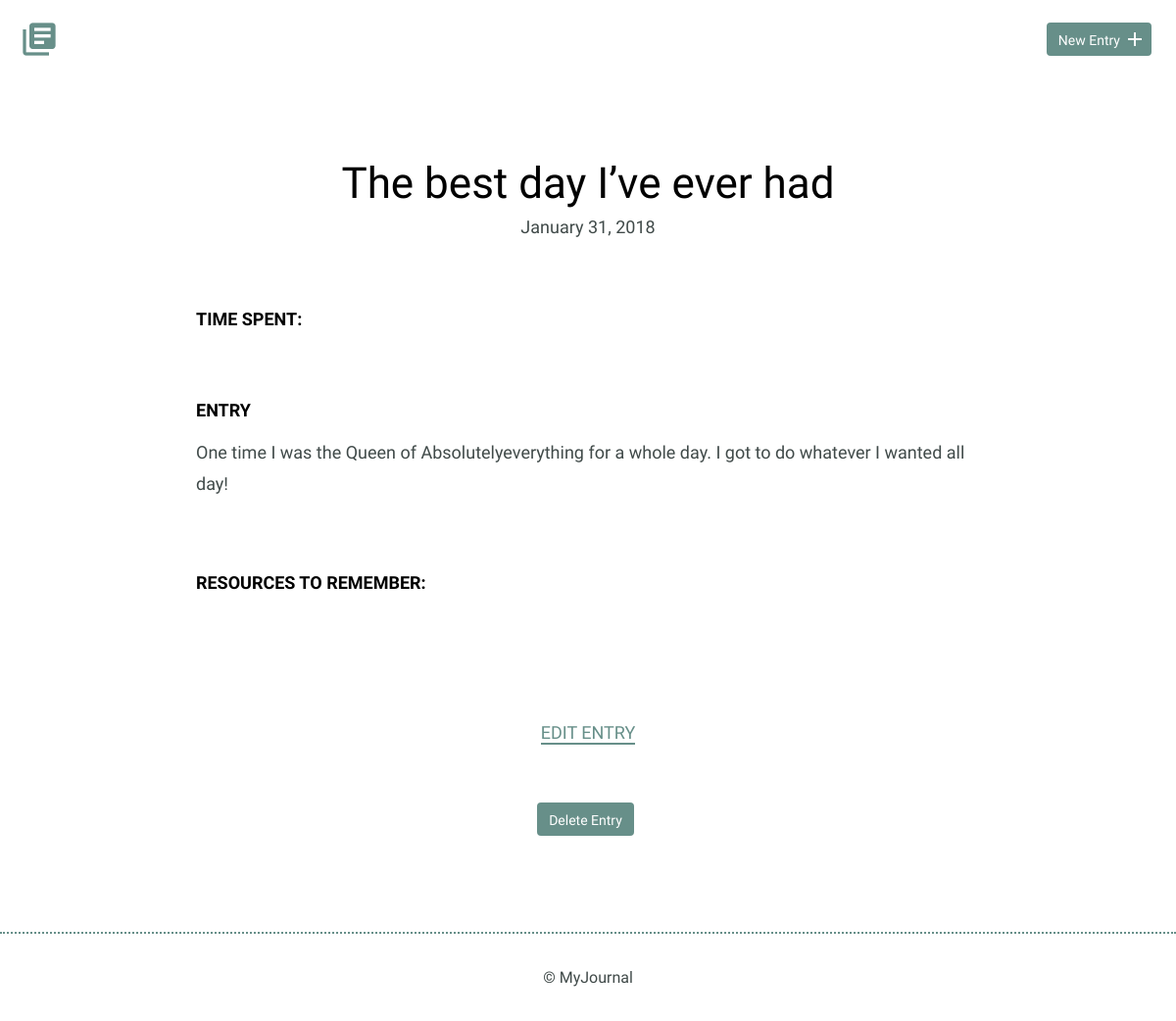
The app's page /detail.php with its own data.
### tables this page shows
CREATE TABLE "journal" (
	`journal_id`	INTEGER,
	`title`	TEXT,
	`date`	TEXT,
	`time_spent`	INTEGER,
	`entry`	TEXT,
	PRIMARY KEY(`journal_id`)
);

### inc/functions.php (called while the page is built, shortened)
<?php
    try {
              $sql = "SELECT * FROM journal";
              $results = $db->prepare($sql);
              $results->execute();
              $journals =  $results->fetchAll(PDO::FETCH_ASSOC);
          }  catch (Exception $e) {
        echo "Bad request from query 1: " . $e->getMessage();
        exit;
    }

### detail.php (the view, shortened to what this page needs)
<?php
require('inc/connection.php');
include('inc/functions.php');
include('inc/header.php');
$entry_id = filter_input(INPUT_GET, 'q', FILTER_SANITIZE_NUMBER_INT);
$entry_id--;
?>
        <section>
            <div class="container">
                <div class="entry-list single">
                    <article>
          <?php
          foreach($journals as $entry) {
              if($entry['journal_id'] == ($entry_id+1) ) {
              echo "<h1>" .$entry['title'] . "</h1>";
                  $getdate = $entry['date'];
                  $date = date("F d, Y", strtotime($getdate));
              echo '<time datetime="' .$getdate .'">';
              echo $date . "</time>";
              echo '<div class="entry"><h3>Time Spent: </h3>';
              echo '<p>' . $journals[$entry_id]['time_spent'];
              echo '</p></div><div class="entry"><h3>Entry</h3>';
              echo "<p>" .$entry['entry'] . "</p>";
            }
          } ?>
              </div><div class="entry">
              <h3>Resources to Remember:</h3>
                   </div>
                    </article>
                </div>
            </div>
            <div class="edit">
                  <p>
                  <?php
                  $project_id = $journals[$entry_id]['journal_id'];
                  echo '<a href="edit.php?q='
                        . $project_id
                        . '">Edit Entry</a></p>';
                        ?>
          <br>
          <p>
            <form method='post' action='detail.php?q=<?php echo ($entry_id +1);?>'>
      <input type='submit' class="button" value='Delete Entry'  />
            </form>
          </p>
            </div>
        </section>
        <?php include('inc/footer.php'); ?>
    </body>
</html>

### css/site.css (style rules this page uses)
body { font-size: 16px; color: #404a49; font-family: 'Cousine', serif; font-weight: 400; }
.container { margin: 0 auto; padding: 0 25px; }
.button { padding: 8px 10px 6px 10px; background: #678f89; border: 2px solid #678f89; border-radius: 4px; text-decoration: none; color: #FFF; position: relative; text-align: center; font-size: 14px; }
h1, h2, h3 { margin: 0; font-weight: 400; line-height: 1em; color: #000; }
h1 { font-size: 44px; margin-bottom: 12px; }
h3 { font-size: 18px; font-family: 'Work Sans', serif; font-weight: 600; text-transform: uppercase; }
p { line-height: 1.8em; font-size: 18px; }
p a { border-bottom: 2px solid #678f89; padding: 0; color: #678f89; text-decoration: none; }
.entry-list, .edit-entry, .new-entry { max-width: 800px; margin: 0 auto; padding: 70px 0 150px 0; }
.entry-list article { margin-bottom: 70px; text-align: center; }
.entry-list article:last-child { margin-bottom: 0; }
.entry-list.single { padding-bottom: 70px; }
.entry-list.single time { font-size: 18px; }
.entry { max-width: 800px; margin: 75px auto 0 auto; text-align: left; }
.entry p { margin-bottom: 40px; }
.edit { padding-bottom: 80px; text-align: center; margin: 0 auto; }
.edit a { font-weight: 400; text-transform: uppercase; font-size: 18px; }
input[type=submit] { margin-right: 5px; }

### records on screen
journal: title "The best day I’ve ever had", date "January 31, 2018", entry "One time I was the Queen of Absolutelyeverything for a whole day. I got to do whatever I wanted all day!"
